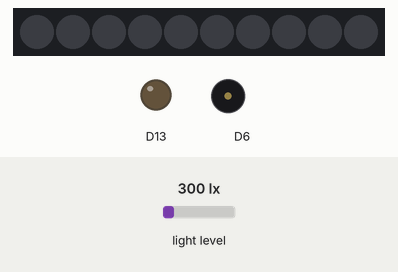
A sketch run on a simulated Adafruit Circuit Playground Express. Parts: 10 RGB LEDs in strip order, left to right, output pins drawn as LEDs (lit = HIGH), buzzer (waves = sounding). The inputs (shaded band) are chosen by the test bench; at power-on: light level 300 lx. What the sketch prints to the serial monitor is not drawn.

Above: at 1.2 s.
1.3 s: light level set to 108 lx
2.8 s: light level set to 92 lx
At 3.6 s:
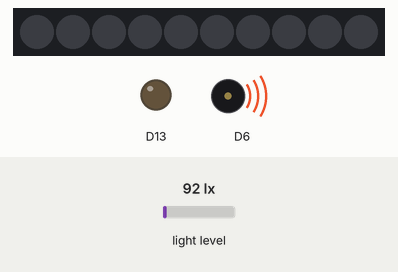
5.8 s: light level set to 500 lx
At 6.4 s:
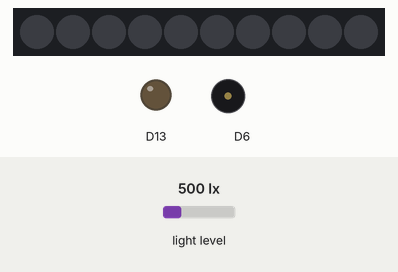
7.3 s: light level set to 40 lx
At 8.1 s:
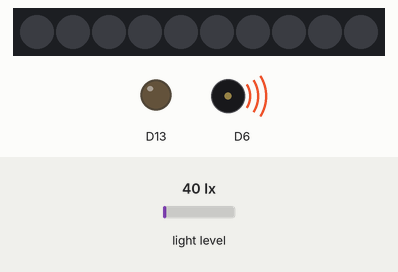
Timing chart, 0 to 11.3 s (numbered marks = the images above; inputs shaded):
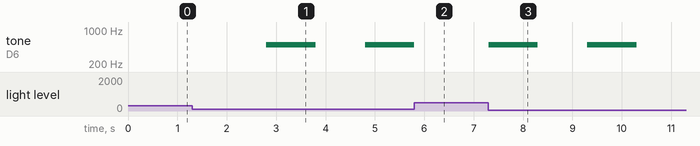

The sketch:

LightSensor_PlayNote.ino
```cpp
#include <Adafruit_CircuitPlayground.h>

int value;
int dim_level = 50;

void setup() {
  Serial.begin(9600);
  CircuitPlayground.begin();
}

void loop() {
  value = CircuitPlayground.lightSensor();

  Serial.print("Light Sensor: ");
  Serial.println(value);

  if (value < dim_level) {
    CircuitPlayground.playTone(500, 1000);
    delay(1000);
  }
}
```

Measured:
- the behaviour switches between 100 and 99 lx on light level (found by bisection; images 0 and 1)
- after the input at 2.8 s, tone on D6: silent → 500 Hz at once, → silent 1.0 s later, → 500 Hz 1.0 s later
- after the input at 5.8 s, tone on D6: goes on until 5.8 s, then stays silent
- after the input at 7.3 s, tone on D6: alternates 500 Hz for 1.0 s and silent for 1.0 s, starting at once
